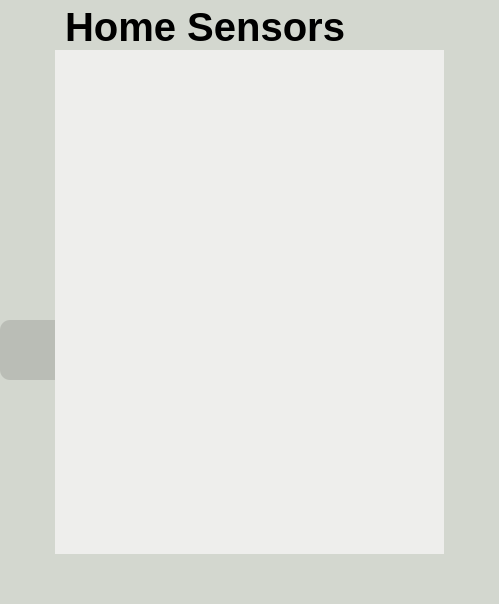
<?xml version="1.0" encoding="UTF-8"?>
<ui version="4.0">
 <class>MainWindow</class>
 <widget class="QMainWindow" name="MainWindow">
  <property name="geometry">
   <rect>
    <x>0</x>
    <y>0</y>
    <width>499</width>
    <height>604</height>
   </rect>
  </property>
  <property name="windowTitle">
   <string>MainWindow</string>
  </property>
  <widget class="QWidget" name="centralwidget">
   <property name="styleSheet">
    <string notr="true">background-color: rgb(238, 238, 236);
</string>
   </property>
   <layout class="QVBoxLayout" name="verticalLayout">
    <property name="spacing">
     <number>0</number>
    </property>
    <property name="leftMargin">
     <number>0</number>
    </property>
    <property name="topMargin">
     <number>0</number>
    </property>
    <property name="rightMargin">
     <number>0</number>
    </property>
    <property name="bottomMargin">
     <number>0</number>
    </property>
    <item>
     <widget class="QFrame" name="frame_1">
      <property name="maximumSize">
       <size>
        <width>16777215</width>
        <height>50</height>
       </size>
      </property>
      <property name="styleSheet">
       <string notr="true">border:0</string>
      </property>
      <property name="frameShape">
       <enum>QFrame::StyledPanel</enum>
      </property>
      <property name="frameShadow">
       <enum>QFrame::Raised</enum>
      </property>
      <layout class="QHBoxLayout" name="horizontalLayout_2">
       <property name="spacing">
        <number>0</number>
       </property>
       <property name="leftMargin">
        <number>0</number>
       </property>
       <property name="topMargin">
        <number>0</number>
       </property>
       <property name="rightMargin">
        <number>0</number>
       </property>
       <property name="bottomMargin">
        <number>0</number>
       </property>
       <item>
        <widget class="QFrame" name="Menu">
         <property name="maximumSize">
          <size>
           <width>55</width>
           <height>16777215</height>
          </size>
         </property>
         <property name="styleSheet">
          <string notr="true">border:o;
background-color: rgb(211, 215, 207);</string>
         </property>
         <property name="frameShape">
          <enum>QFrame::StyledPanel</enum>
         </property>
         <property name="frameShadow">
          <enum>QFrame::Raised</enum>
         </property>
         <widget class="QPushButton" name="MenuButton">
          <property name="geometry">
           <rect>
            <x>10</x>
            <y>10</y>
            <width>40</width>
            <height>30</height>
           </rect>
          </property>
          <property name="minimumSize">
           <size>
            <width>1</width>
            <height>0</height>
           </size>
          </property>
          <property name="styleSheet">
           <string notr="true">QPushButton{
background-image: url(:/Menu/Design/icones/menu_40x30.png);
border-radius:2px;
}</string>
          </property>
          <property name="text">
           <string/>
          </property>
          <property name="iconSize">
           <size>
            <width>20</width>
            <height>20</height>
           </size>
          </property>
         </widget>
        </widget>
       </item>
       <item>
        <widget class="QFrame" name="Title">
         <property name="minimumSize">
          <size>
           <width>0</width>
           <height>50</height>
          </size>
         </property>
         <property name="styleSheet">
          <string notr="true">border:0;
background-color: rgb(211, 215, 207);</string>
         </property>
         <property name="frameShape">
          <enum>QFrame::StyledPanel</enum>
         </property>
         <property name="frameShadow">
          <enum>QFrame::Raised</enum>
         </property>
         <widget class="QLabel" name="label">
          <property name="enabled">
           <bool>true</bool>
          </property>
          <property name="geometry">
           <rect>
            <x>10</x>
            <y>10</y>
            <width>341</width>
            <height>34</height>
           </rect>
          </property>
          <property name="minimumSize">
           <size>
            <width>40</width>
            <height>34</height>
           </size>
          </property>
          <property name="maximumSize">
           <size>
            <width>16777215</width>
            <height>20</height>
           </size>
          </property>
          <property name="font">
           <font>
            <pointsize>30</pointsize>
            <weight>75</weight>
            <bold>true</bold>
           </font>
          </property>
          <property name="text">
           <string>Home Sensors</string>
          </property>
          <property name="scaledContents">
           <bool>true</bool>
          </property>
         </widget>
        </widget>
       </item>
      </layout>
     </widget>
    </item>
    <item>
     <widget class="QFrame" name="frame_2">
      <property name="styleSheet">
       <string notr="true">border:0</string>
      </property>
      <property name="frameShape">
       <enum>QFrame::StyledPanel</enum>
      </property>
      <property name="frameShadow">
       <enum>QFrame::Raised</enum>
      </property>
      <layout class="QHBoxLayout" name="horizontalLayout">
       <property name="spacing">
        <number>0</number>
       </property>
       <property name="leftMargin">
        <number>0</number>
       </property>
       <property name="topMargin">
        <number>0</number>
       </property>
       <property name="rightMargin">
        <number>0</number>
       </property>
       <property name="bottomMargin">
        <number>0</number>
       </property>
       <item>
        <widget class="QFrame" name="Left">
         <property name="minimumSize">
          <size>
           <width>55</width>
           <height>0</height>
          </size>
         </property>
         <property name="maximumSize">
          <size>
           <width>55</width>
           <height>16777215</height>
          </size>
         </property>
         <property name="styleSheet">
          <string notr="true">border:0 ; 
background-color: rgb(211, 215, 207);</string>
         </property>
         <property name="frameShape">
          <enum>QFrame::StyledPanel</enum>
         </property>
         <property name="frameShadow">
          <enum>QFrame::Raised</enum>
         </property>
         <layout class="QVBoxLayout" name="verticalLayout_2">
          <property name="spacing">
           <number>6</number>
          </property>
          <property name="leftMargin">
           <number>0</number>
          </property>
          <property name="topMargin">
           <number>0</number>
          </property>
          <property name="rightMargin">
           <number>0</number>
          </property>
          <property name="bottomMargin">
           <number>0</number>
          </property>
          <item>
           <widget class="QFrame" name="TOP_BUTTON">
            <property name="maximumSize">
             <size>
              <width>150</width>
              <height>16777215</height>
             </size>
            </property>
            <property name="frameShape">
             <enum>QFrame::StyledPanel</enum>
            </property>
            <property name="frameShadow">
             <enum>QFrame::Raised</enum>
            </property>
            <widget class="QPushButton" name="Home">
             <property name="geometry">
              <rect>
               <x>0</x>
               <y>120</y>
               <width>130</width>
               <height>50</height>
              </rect>
             </property>
             <property name="font">
              <font>
               <weight>75</weight>
               <bold>true</bold>
              </font>
             </property>
             <property name="styleSheet">
              <string notr="true">QPushButton{
	 
	border-radius: 10px;
    background-repeat:none;
	background-image: url(:/Menu/Design/icones/home-icon-silhouette_1_50x50.png);
	padding-left: 50px; 
	color: rgb(255, 255, 255);
}

QPushButton:hover{
	
	
	background-color: rgb(136, 138, 133);
	
}</string>
             </property>
             <property name="text">
              <string>Home</string>
             </property>
            </widget>
            <widget class="QPushButton" name="NewUnidade">
             <property name="geometry">
              <rect>
               <x>0</x>
               <y>270</y>
               <width>130</width>
               <height>60</height>
              </rect>
             </property>
             <property name="font">
              <font>
               <weight>75</weight>
               <bold>true</bold>
              </font>
             </property>
             <property name="styleSheet">
              <string notr="true">QPushButton{
	padding: 5px 7px; 
	border-radius: 10px;
	
	background-color: rgb(186, 189, 182);
	color: rgb(255, 255, 255);
	background-repeat:none;
	background-image: url(:/Menu/Design/icones/plus_50x50.png);
	background-position: center left;
	padding-left: 50px; 
}

QPushButton:hover{
		background-color: rgb(136, 138, 133);
}</string>
             </property>
             <property name="text">
              <string>Add</string>
             </property>
             <property name="flat">
              <bool>false</bool>
             </property>
            </widget>
           </widget>
          </item>
          <item>
           <widget class="QPushButton" name="Account">
            <property name="minimumSize">
             <size>
              <width>130</width>
              <height>50</height>
             </size>
            </property>
            <property name="font">
             <font>
              <weight>75</weight>
              <bold>true</bold>
             </font>
            </property>
            <property name="styleSheet">
             <string notr="true">QPushButton{
	padding: 5px 7px; 
	border-radius: 10px;
	
	color: rgb(255, 255, 255);
	background-repeat:none;
	
	background-image: url(:/Menu/Design/icones/pngfind.com-man-head-silhouette-png-6227673_50x50.png);

	background-position: center left;
	padding-left: 54px; 
}

QPushButton:hover{
		background-color: rgb(136, 138, 133);
}</string>
            </property>
            <property name="text">
             <string>Account</string>
            </property>
           </widget>
          </item>
          <item>
           <widget class="QPushButton" name="Settings">
            <property name="minimumSize">
             <size>
              <width>130</width>
              <height>50</height>
             </size>
            </property>
            <property name="font">
             <font>
              <weight>75</weight>
              <bold>true</bold>
             </font>
            </property>
            <property name="styleSheet">
             <string notr="true">QPushButton{
	padding: 5px 7px; 
	border-radius: 10px;
	
	color: rgb(255, 255, 255);
	background-repeat:none;
	
	background-image: url(:/Menu/Design/icones/settings_50x50.png);
	background-position: center left;
	padding-left: 55px; 
}

QPushButton:hover{
	background-color: rgb(136, 138, 133);
}</string>
            </property>
            <property name="text">
             <string>Settings</string>
            </property>
           </widget>
          </item>
         </layout>
        </widget>
       </item>
       <item>
        <widget class="QFrame" name="Mid">
         <property name="styleSheet">
          <string notr="true">border:0</string>
         </property>
         <property name="frameShape">
          <enum>QFrame::StyledPanel</enum>
         </property>
         <property name="frameShadow">
          <enum>QFrame::Raised</enum>
         </property>
         <layout class="QVBoxLayout" name="verticalLayout_3">
          <item>
           <widget class="QScrollArea" name="scrollArea">
            <property name="widgetResizable">
             <bool>true</bool>
            </property>
            <widget class="QWidget" name="scrollAreaWidgetContents">
             <property name="geometry">
              <rect>
               <x>0</x>
               <y>0</y>
               <width>371</width>
               <height>486</height>
              </rect>
             </property>
             <layout class="QGridLayout" name="gridLayout">
              <item row="1" column="0" alignment="Qt::AlignHCenter|Qt::AlignVCenter">
               <widget class="QFrame" name="Sensor1">
                <property name="minimumSize">
                 <size>
                  <width>200</width>
                  <height>200</height>
                 </size>
                </property>
                <property name="maximumSize">
                 <size>
                  <width>1000</width>
                  <height>1000</height>
                 </size>
                </property>
                <property name="styleSheet">
                 <string notr="true"/>
                </property>
                <property name="frameShape">
                 <enum>QFrame::NoFrame</enum>
                </property>
                <property name="frameShadow">
                 <enum>QFrame::Raised</enum>
                </property>
               </widget>
              </item>
             </layout>
            </widget>
           </widget>
          </item>
         </layout>
        </widget>
       </item>
       <item>
        <widget class="QFrame" name="Right">
         <property name="minimumSize">
          <size>
           <width>55</width>
           <height>0</height>
          </size>
         </property>
         <property name="maximumSize">
          <size>
           <width>55</width>
           <height>16777215</height>
          </size>
         </property>
         <property name="styleSheet">
          <string notr="true">border:0 ; 
background-color: rgb(211, 215, 207);</string>
         </property>
         <property name="frameShape">
          <enum>QFrame::StyledPanel</enum>
         </property>
         <property name="frameShadow">
          <enum>QFrame::Raised</enum>
         </property>
        </widget>
       </item>
      </layout>
     </widget>
    </item>
    <item>
     <widget class="QFrame" name="frame_3">
      <property name="maximumSize">
       <size>
        <width>16777215</width>
        <height>50</height>
       </size>
      </property>
      <property name="styleSheet">
       <string notr="true">border:0;
background-color: rgb(211, 215, 207);</string>
      </property>
      <property name="frameShape">
       <enum>QFrame::StyledPanel</enum>
      </property>
      <property name="frameShadow">
       <enum>QFrame::Raised</enum>
      </property>
      <layout class="QHBoxLayout" name="horizontalLayout_3">
       <property name="spacing">
        <number>0</number>
       </property>
       <property name="leftMargin">
        <number>0</number>
       </property>
       <property name="topMargin">
        <number>0</number>
       </property>
       <property name="rightMargin">
        <number>0</number>
       </property>
       <property name="bottomMargin">
        <number>0</number>
       </property>
       <item>
        <widget class="QFrame" name="frame">
         <property name="minimumSize">
          <size>
           <width>0</width>
           <height>60</height>
          </size>
         </property>
         <property name="maximumSize">
          <size>
           <width>16777215</width>
           <height>50</height>
          </size>
         </property>
         <property name="frameShape">
          <enum>QFrame::StyledPanel</enum>
         </property>
         <property name="frameShadow">
          <enum>QFrame::Raised</enum>
         </property>
         <layout class="QHBoxLayout" name="horizontalLayout_4">
          <item>
           <widget class="QFrame" name="frame_5">
            <property name="maximumSize">
             <size>
              <width>150</width>
              <height>40</height>
             </size>
            </property>
            <property name="styleSheet">
             <string notr="true"> background-repeat:none;
background-image: url(:/Bosh/Design/icones/bosch-logo_2_150x40.png);</string>
            </property>
            <property name="frameShape">
             <enum>QFrame::StyledPanel</enum>
            </property>
            <property name="frameShadow">
             <enum>QFrame::Raised</enum>
            </property>
           </widget>
          </item>
          <item>
           <widget class="QFrame" name="frame_4">
            <property name="maximumSize">
             <size>
              <width>150</width>
              <height>50</height>
             </size>
            </property>
            <property name="styleSheet">
             <string notr="true"> background-repeat:none;
background-image: url(:/Bosh/Design/icones/UA1_150x40.png);</string>
            </property>
            <property name="frameShape">
             <enum>QFrame::StyledPanel</enum>
            </property>
            <property name="frameShadow">
             <enum>QFrame::Raised</enum>
            </property>
           </widget>
          </item>
         </layout>
        </widget>
       </item>
      </layout>
     </widget>
    </item>
   </layout>
  </widget>
 </widget>
 <resources>
  <include location="file_rc.qrc"/>
 </resources>
 <connections/>
</ui>
